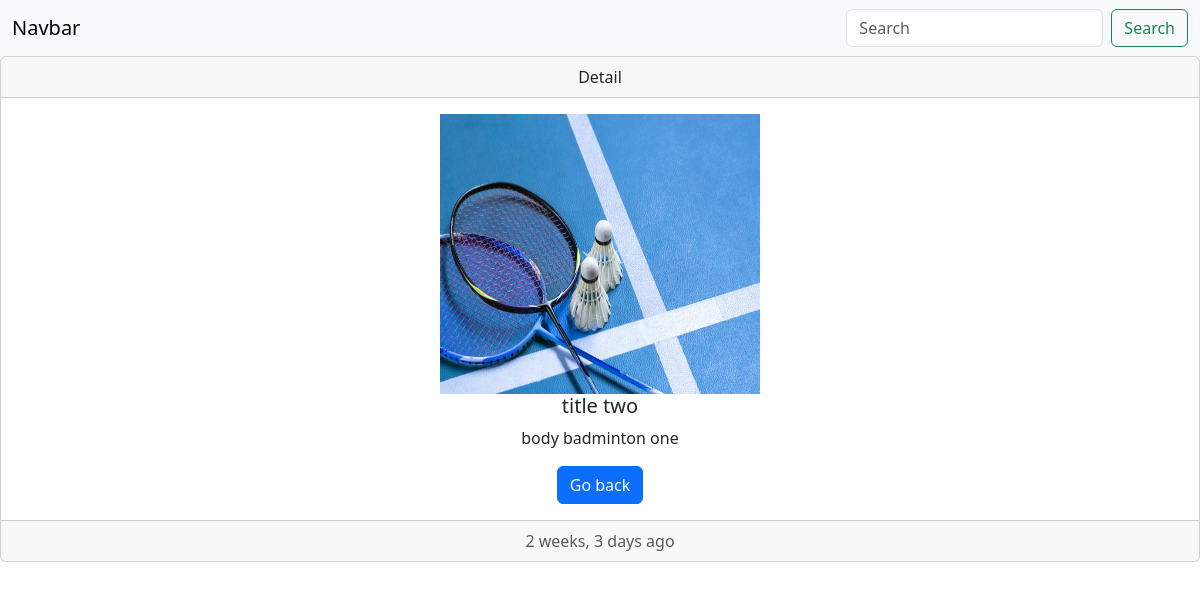
/postdetail/2/, run on an earlier commit of the app's database.
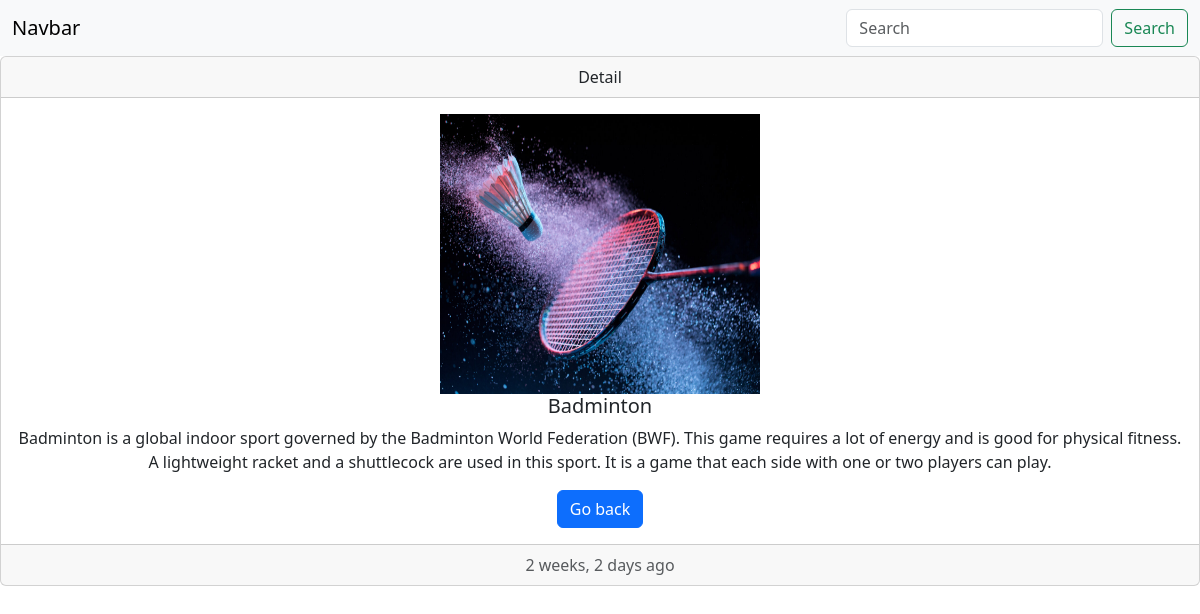
And on a later commit of the database.
### posts/models.py (models this page shows, shortened)
class Post(models.Model):
    title = models.CharField(max_length=255)
    photo=models.ImageField(upload_to='photo')
    post_body = models.TextField()
    date=models.DateField(auto_now=True)

### posts/views.py (the view)
# urls.py: path('postdetail/<int:id>/', postdetail, name='postdetail'),
def postdetail(request,id):
    data=Post.objects.filter(id=id)
    context={"data":data}
    return render(request,'postdetails.html',context)

### templates/postdetails.html (shortened to what this page needs)
{% load static %}
<!DOCTYPE html>
    <html lang="en">
    <head>
        <link rel="stylesheet" href="{% static 'css/bootstrap.min.css' %}">
    </head>
    <body>
        <nav class="navbar bg-body-tertiary">
            <div class="container-fluid">
              <a class="navbar-brand">Navbar</a>
              <form class="d-flex" role="search">
                <input class="form-control me-2" type="search" placeholder="Search" aria-label="Search"/>
                <button class="btn btn-outline-success" type="submit">Search</button>
              </form>
            </div>
          </nav>
        {% for i in data %}
        <div class="card text-center">
            <div class="card-header">
              Detail
            </div>
            <div class="card-body">
                <img src="{{i.photo.url}}">
              <h5 class="card-title">{{i.title}}</h5>
              <p class="card-text">{{i.post_body}}</p>
              <a href="{% url 'posts' %}" class="btn btn-primary">Go back</a>
            </div>
            <div class="card-footer text-body-secondary">
                {{i.date | timesince}} ago
            </div>
          </div>
        {% endfor %}
    </body>
    </html>

What changed in the data, as far as the page shows it:
removed Post: photo (picture), title "title two", post_body "body badminton one", date "2 weeks, 3 days"
added Post: photo (picture), title "Badminton", post_body "Badminton is a global indoor sport governed by the Badminton World Federation (BWF). This game requires a lot of energy and is good for physical fitness. A lightweight racket and a shuttlecock are used in this sport. It is a game that each side with one or two players can play.", date "2 weeks, 2 days"
